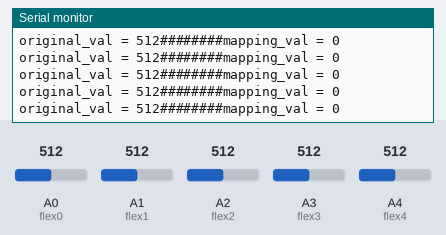
Bench run of a sketch on a simulated Arduino Uno, built with avr-gcc and run on an emulated ATmega328P. On the bench: the last lines printed to the serial monitor. The test bench sets the inputs (shaded band); at power-on: A0 (flex0) = 512, A1 (flex1) = 512, A2 (flex2) = 512, A3 (flex3) = 512, A4 (flex4) = 512.

Above: at 1.2 s.
1.3 s: A0 (flex0) set to 699
At 1.9 s:
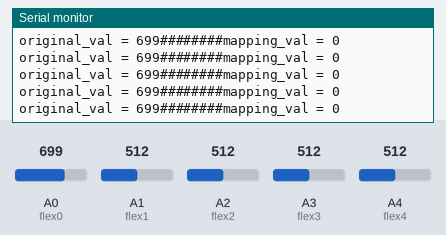
4.3 s: A0 (flex0) set to 718
At 5.1 s:
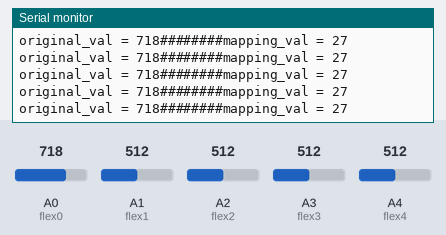
Timing chart, 0 to 7.3 s (numbered marks = the images above; inputs shaded):
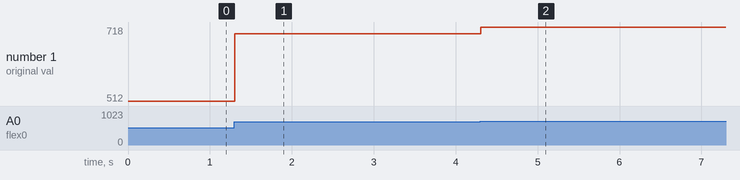

The sketch:

robotic_hand_glove.ino
```cpp
#include <SoftwareSerial.h>

SoftwareSerial BTSerial(2, 3);

int flex0 = A0;
int flex1 = A1;
int flex2 = A2;
int flex3 = A3;
int flex4 = A4;

// 플렉시블 센서핀

int Value0;
int Value1;
int Value2;
int Value3;
int Value4;

//센서 angle 값

int read0;
int read1;
int read2;
int read3;
int read4;

//플렉스센서 리딩값

void setup() {
  // put your setup code here, to run once:
  Serial.begin(115200);
  BTSerial.begin(115200);
}

void loop() {
  // put your main code here, to run repeatedly:
     read0 = analogRead(flex0);
         delayMicroseconds(5);
     read1 = analogRead(flex1);
         delayMicroseconds(5);
     read2 = analogRead(flex2);
         delayMicroseconds(5);
     read3 = analogRead(flex3);
         delayMicroseconds(5);
     read4 = analogRead(flex4);
         delayMicroseconds(5);


     Value0 = map(read0,700,820,0,180);
     if(Value0>180) Value0 = 180;
     if(Value0<0) Value0 = 0;
     Value1 = map(read1,610,810,0,180);
     if(Value1>180) Value1 = 180;
     if(Value1<0) Value1 = 0;
     Value2 = map(read2,640,840,0,180);
     if(Value2>180) Value2 = 180;
     if(Value2<0) Value2 = 0;
     Value3 = map(read3,650,840,0,180);
     if(Value3>180) Value3 = 180;
     if(Value3<0) Value3 = 0;
     Value4 = map(read4,730,860,0,180);
     if(Value4>180) Value4 = 180;
     if(Value4<0) Value4 = 0;

     Serial.print("original_val = ");
     Serial.print(read0);
     Serial.print("########");
     Serial.print("mapping_val = ");
     Serial.println(Value0);


    //맵핑

    BTSerial.write('A');
    delayMicroseconds(5);
    BTSerial.write(Value0);
    delayMicroseconds(5);

    BTSerial.write('B');
    delayMicroseconds(5);
    BTSerial.write(Value1);
    delayMicroseconds(5);

    BTSerial.write('C');
    delayMicroseconds(5);
    BTSerial.write(Value2);
    delayMicroseconds(5);

    BTSerial.write('D');
    delayMicroseconds(5);
    BTSerial.write(Value3);
    delayMicroseconds(5);

    BTSerial.write('E');
    delayMicroseconds(5);
    BTSerial.write(Value4);
    delayMicroseconds(5);


}

/*
     //Serial.println(Value3);
     Value0 = map(read0,240,440,0,180);
     if(Value0>180) Value0 = 180;
     if(Value0<0) Value0 = 0;
     Value1 = map(read1,160,350 ,0,180);
     if(Value1>180) Value1 = 180;
     if(Value1<0) Value1 = 0;
     Value2 = map(read2,290,500,0,180);
     if(Value2>180) Value2 = 180;
     if(Value2<0) Value2 = 0;
     Value3 = map(read3,345,550,0,180);
     if(Value3>180) Value3 = 180;
     if(Value3<0) Value3 = 0;
     Value4 = map(read4,360,570,0,180);
     if(Value4>180) Value4 = 180;
     if(Value4<0) Value4 = 0;
  */
```

Measured:
- after the input at 1.3 s, the serial monitor: prints a new line at once (image 1)
- after the input at 4.3 s, the serial monitor: prints a new line at once (image 2)
- plotted number 1: 512 → 699 after the input at 1.3 s, 699 → 718 after the input at 4.3 s
